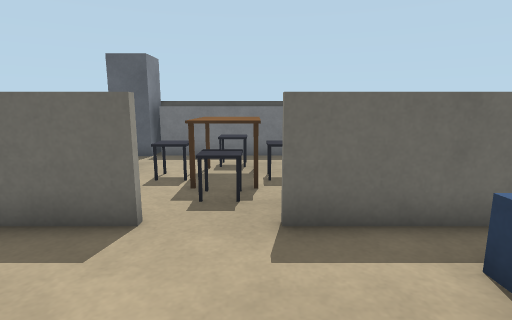
view 1 (above)

17 first-person views from a walk through a Gazebo world. The camera is 0.9 m above the floor, tilts 10° down and sees 80° across. The floor is counted in squares, 0.5 m on a side. Each view is taken from the middle of a square. On the plan, view 1 faces up. The plan holds only what a view shows up to about 16 squares ahead; the rest is blank. The place goes on beyond the plan.

view 2
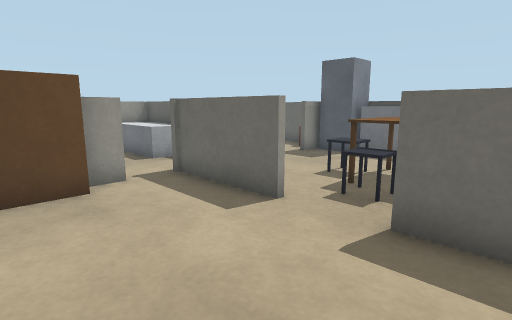

view 3
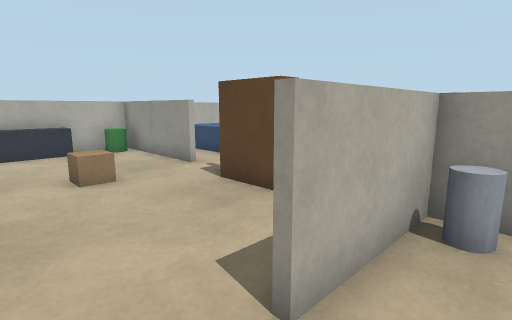

view 4
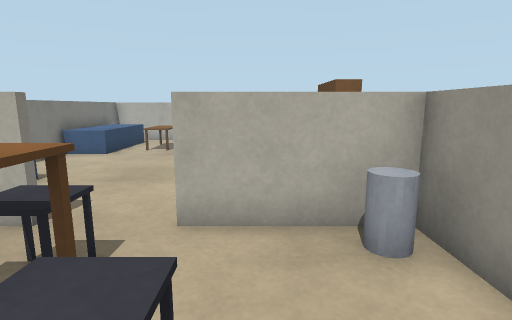

view 5
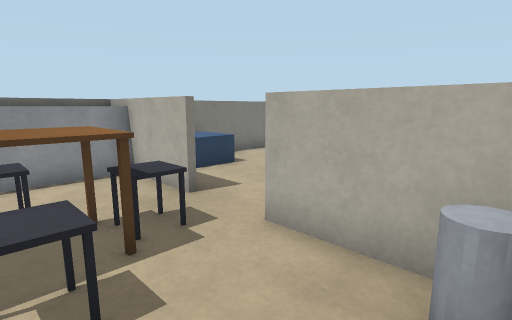

view 6
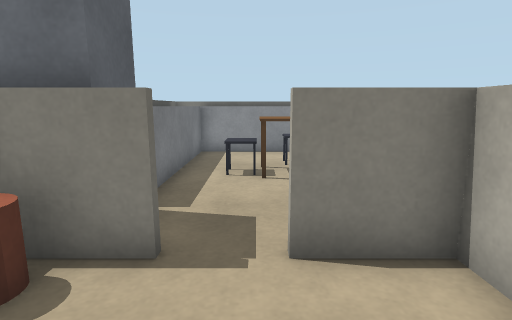

view 7
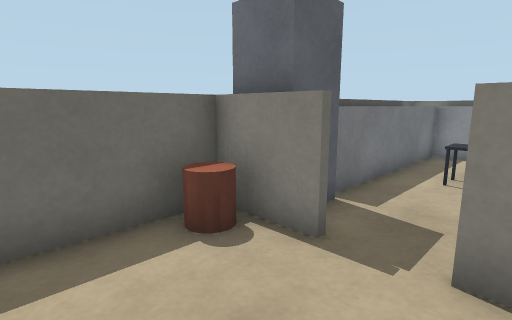

view 8
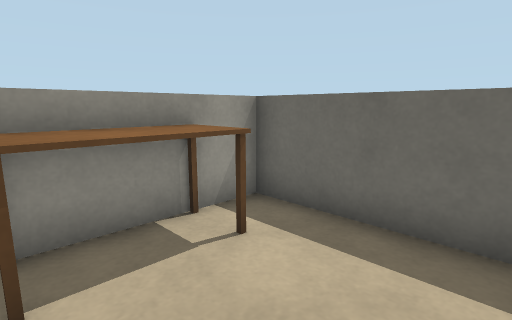

view 9
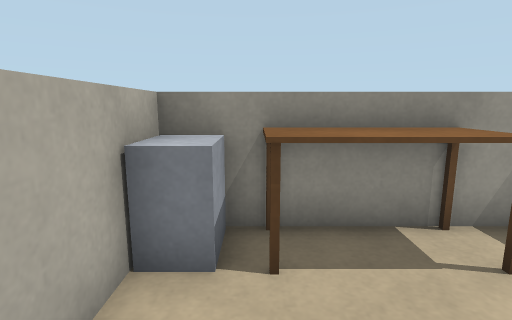

view 10
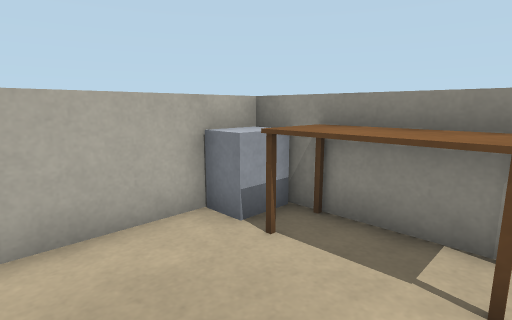

view 11
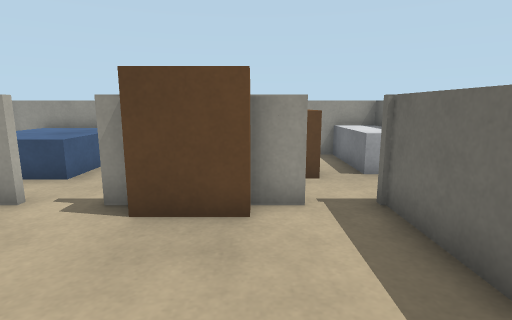

view 12
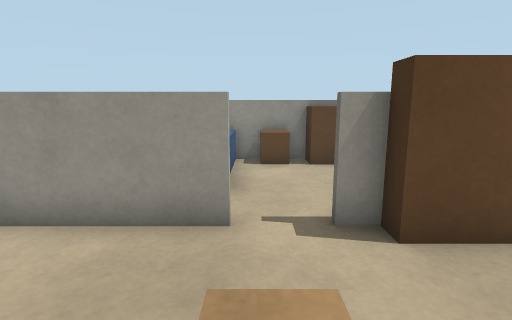

view 13
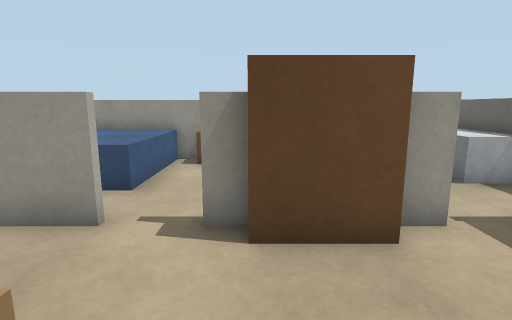

view 14
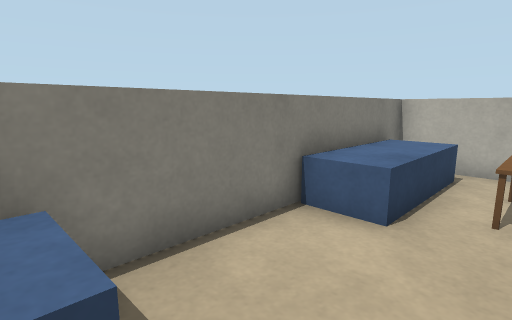

view 15
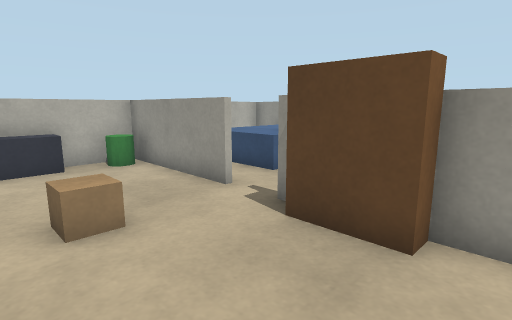

view 16
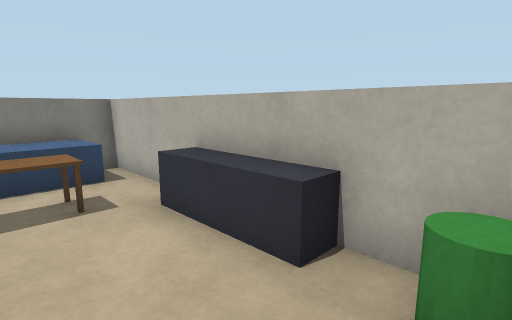

view 17
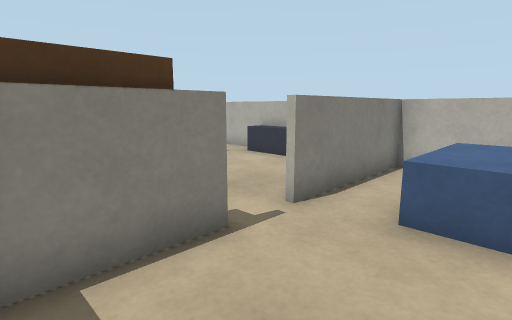

### Floor plan
Points are (right, up) in squares from view 1. A wall is a line through its corners. A room is listed if a view was taken in it or the views show most of it. See-through windows are left out.
Room 1 (views 1, 2, 11, 12, 13, 14, 15, 16)
walls: (4.4, -2.2) (4.4, 1.9); (-1.8, 4.4) (-5.6, 4.4); (-5.4, 3) (-5.4, 1.9); (-6, -7.4) (4.4, -7.4); (3.9, 4.4) (0.4, 4.4)
low walls: (-5.4, -2.4) (-5.4, -7.5); (-5.4, 0) (-5.4, -0.9); (4.4, -7.4) (4.4, -4.8)
ways out: opening at (-0.5, 4) to room 2; opening at (-6, -0.5) to room 4
objects: green cylinder (-5, -7); brown box (-5, 0) to (-5, 2); TV cabinet (-3, -7) to (0, -7); beige box (-2, -2); coffee table (1, -5) to (1, -4); blue box (3, -6) to (4, -3); blue box (3, 2) to (4, 3)
Room 2 (views 3, 4, 5)
walls: (-5.4, 6.6) (-5.4, 4.2); (-5.5, 4.6) (-1.8, 4.6)
low walls: (0.4, 4.6) (2.5, 4.6); (1.1, 12.4) (-3.9, 12.4); (4.4, 4.5) (4.4, 12.4) (3.4, 12.4)
ways out: opening at (-0.5, 4) to room 1; opening at (-6, 10.5) to room 3
objects: bin (-5, 5); fridge (-5, 11) to (-4, 12); counter (-3, 11) to (3, 12); chair (-2, 8); chair (-1, 6); dining table (-1, 7) to (-1, 8); chair (-1, 9) to (0, 10); chair (0, 7) to (1, 8); counter (3, 5) to (4, 11)
Room 3 (views 6, 7, 8, 9, 10)
walls: (-7.5, 6.6) (-5.6, 6.6) (-5.6, 8.6); (-5.6, 10.4) (-5.6, 11.5); (-6.4, 12.4) (-11.4, 12.4) (-11.4, 3.9)
ways out: opening at (-6, 10.5) to room 2
objects: white box (-11, 5) to (-8, 6); filing cabinet (-11, 7) to (-10, 7); desk (-11, 8) to (-10, 11); cabinet (-9, 3) to (-8, 4); brown cylinder (-6, 12)
Room 4 (view 17)
walls: (-5.6, -0.9) (-5.6, 0); (-11.4, -7.4) (-6, -7.4)
low walls: (-11.4, 0.8) (-11.4, -7.4); (-5.6, -7.5) (-5.6, -2.4)
ways out: opening at (-6, -0.5) to room 1
objects: blue box (-11, -6) to (-8, -3); brown box (-11, -2) to (-11, -1); brown box (-11, 0) to (-11, 2)

Where each view was taken, in squares from view 1:
view 1: 0 up, 0 right, facing up
view 2: 0 up, 2 right, facing up-left
view 3: 6 up, 0 right, facing down-left
view 4: 9 up, 3 left, facing down
view 5: 8 up, 5 left, facing down-right
view 6: 9 up, 9 left, facing right
view 7: 8 up, 9 left, facing up-right
view 8: 8 up, 7 left, facing up-left
view 9: 8 up, 7 left, facing left
view 10: 11 up, 7 left, facing down-left
view 11: 2 up, 0 right, facing left
view 12: 2 down, 1 left, facing left
view 13: 0 up, 1 left, facing left
view 14: 2 up, 1 right, facing down-right
view 15: 3 up, 1 left, facing down-left
view 16: 4 down, 5 left, facing down-right
view 17: 2 up, 9 left, facing down-right
